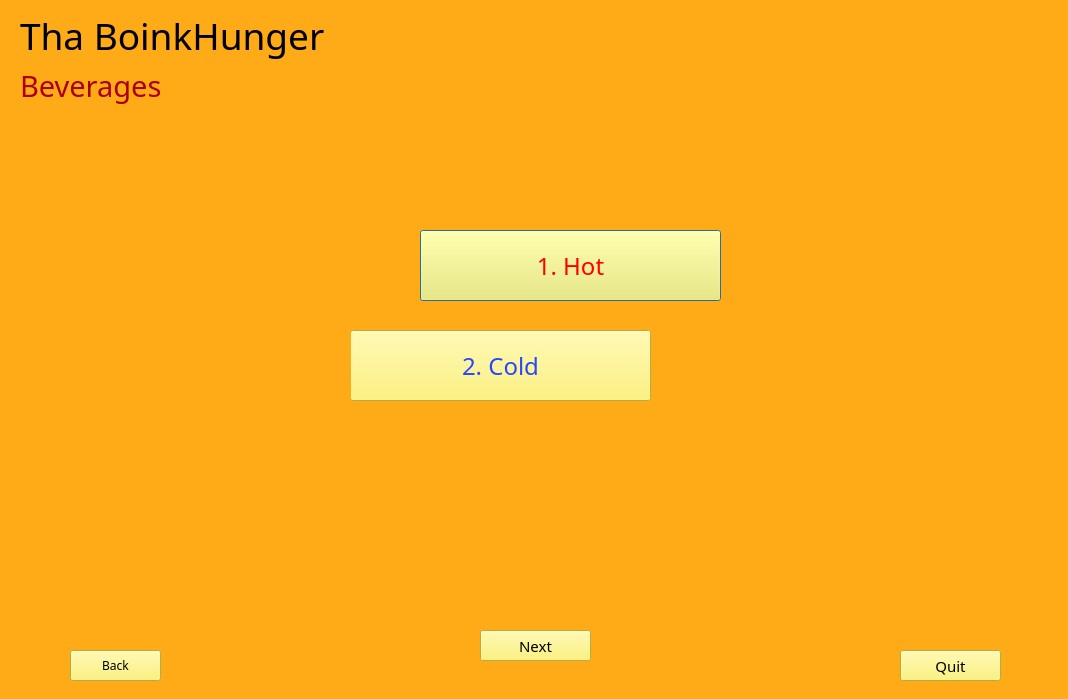
<?xml version="1.0" encoding="UTF-8"?>
<ui version="4.0">
 <class>Oregano</class>
 <widget class="QDialog" name="Oregano">
  <property name="geometry">
   <rect>
    <x>0</x>
    <y>0</y>
    <width>1068</width>
    <height>699</height>
   </rect>
  </property>
  <property name="windowTitle">
   <string>Dialog</string>
  </property>
  <property name="styleSheet">
   <string notr="true">background-color: rgb(255, 170, 23);</string>
  </property>
  <widget class="QLabel" name="label">
   <property name="geometry">
    <rect>
     <x>20</x>
     <y>10</y>
     <width>391</width>
     <height>51</height>
    </rect>
   </property>
   <property name="font">
    <font>
     <family>Bernard MT Condensed</family>
     <pointsize>28</pointsize>
     <weight>50</weight>
     <bold>false</bold>
    </font>
   </property>
   <property name="styleSheet">
    <string notr="true">color: rgb(0, 0, 0);</string>
   </property>
   <property name="text">
    <string>Tha BoinkHunger</string>
   </property>
  </widget>
  <widget class="QLabel" name="label_2">
   <property name="geometry">
    <rect>
     <x>20</x>
     <y>60</y>
     <width>191</width>
     <height>51</height>
    </rect>
   </property>
   <property name="font">
    <font>
     <family>Papyrus</family>
     <pointsize>22</pointsize>
    </font>
   </property>
   <property name="styleSheet">
    <string notr="true">color: rgb(170, 0, 0);</string>
   </property>
   <property name="text">
    <string>Beverages</string>
   </property>
  </widget>
  <widget class="QPushButton" name="pushButton">
   <property name="geometry">
    <rect>
     <x>420</x>
     <y>230</y>
     <width>301</width>
     <height>71</height>
    </rect>
   </property>
   <property name="font">
    <font>
     <family>Papyrus</family>
     <pointsize>18</pointsize>
    </font>
   </property>
   <property name="styleSheet">
    <string notr="true">background-color: rgb(255, 242, 90);
color: rgb(255, 0, 0);</string>
   </property>
   <property name="text">
    <string>1. Hot</string>
   </property>
  </widget>
  <widget class="QPushButton" name="pushButton_2">
   <property name="geometry">
    <rect>
     <x>350</x>
     <y>330</y>
     <width>301</width>
     <height>71</height>
    </rect>
   </property>
   <property name="font">
    <font>
     <family>Papyrus</family>
     <pointsize>18</pointsize>
    </font>
   </property>
   <property name="styleSheet">
    <string notr="true">background-color: rgb(255, 242, 90);
color: rgb(42, 70, 255);</string>
   </property>
   <property name="text">
    <string>2. Cold</string>
   </property>
  </widget>
  <widget class="QPushButton" name="pushButton_3">
   <property name="geometry">
    <rect>
     <x>70</x>
     <y>650</y>
     <width>91</width>
     <height>31</height>
    </rect>
   </property>
   <property name="font">
    <font>
     <family>Papyrus</family>
     <pointsize>9</pointsize>
    </font>
   </property>
   <property name="styleSheet">
    <string notr="true">background-color: rgb(255, 242, 90);
color: rgb(0, 0, 0);</string>
   </property>
   <property name="text">
    <string>Back</string>
   </property>
  </widget>
  <widget class="QPushButton" name="pushButton_4">
   <property name="geometry">
    <rect>
     <x>900</x>
     <y>650</y>
     <width>101</width>
     <height>31</height>
    </rect>
   </property>
   <property name="font">
    <font>
     <family>Papyrus</family>
     <pointsize>11</pointsize>
    </font>
   </property>
   <property name="styleSheet">
    <string notr="true">background-color: rgb(255, 242, 90);
color: rgb(0, 0, 0);</string>
   </property>
   <property name="text">
    <string>Quit</string>
   </property>
  </widget>
  <widget class="QPushButton" name="pushButton_5">
   <property name="geometry">
    <rect>
     <x>480</x>
     <y>630</y>
     <width>111</width>
     <height>31</height>
    </rect>
   </property>
   <property name="font">
    <font>
     <family>Papyrus</family>
     <pointsize>11</pointsize>
    </font>
   </property>
   <property name="styleSheet">
    <string notr="true">background-color: rgb(255, 242, 90);
color: rgb(0, 0, 0);</string>
   </property>
   <property name="text">
    <string>Next</string>
   </property>
  </widget>
  <widget class="QLabel" name="label_3">
   <property name="geometry">
    <rect>
     <x>80</x>
     <y>280</y>
     <width>271</width>
     <height>321</height>
    </rect>
   </property>
   <property name="layoutDirection">
    <enum>Qt::LeftToRight</enum>
   </property>
   <property name="text">
    <string/>
   </property>
   <property name="pixmap">
    <pixmap>C:/Users/ASUS/Pictures/My Photoes/mojito1 (2).png</pixmap>
   </property>
  </widget>
  <widget class="QLabel" name="label_4">
   <property name="geometry">
    <rect>
     <x>740</x>
     <y>50</y>
     <width>341</width>
     <height>281</height>
    </rect>
   </property>
   <property name="text">
    <string/>
   </property>
   <property name="pixmap">
    <pixmap>C:/Users/ASUS/Pictures/My Photoes/coffeeeeee1 (2).png</pixmap>
   </property>
  </widget>
 </widget>
 <resources/>
 <connections>
  <connection>
   <sender>pushButton_4</sender>
   <signal>clicked()</signal>
   <receiver>Oregano</receiver>
   <slot>close()</slot>
   <hints>
    <hint type="sourcelabel">
     <x>933</x>
     <y>594</y>
    </hint>
    <hint type="destinationlabel">
     <x>922</x>
     <y>529</y>
    </hint>
   </hints>
  </connection>
  <connection>
   <sender>pushButton_3</sender>
   <signal>clicked()</signal>
   <receiver>Oregano</receiver>
   <slot>hide()</slot>
   <hints>
    <hint type="sourcelabel">
     <x>159</x>
     <y>584</y>
    </hint>
    <hint type="destinationlabel">
     <x>210</x>
     <y>509</y>
    </hint>
   </hints>
  </connection>
  <connection>
   <sender>pushButton</sender>
   <signal>clicked()</signal>
   <receiver>Oregano</receiver>
   <slot>hide()</slot>
   <hints>
    <hint type="sourcelabel">
     <x>634</x>
     <y>247</y>
    </hint>
    <hint type="destinationlabel">
     <x>788</x>
     <y>192</y>
    </hint>
   </hints>
  </connection>
  <connection>
   <sender>pushButton_2</sender>
   <signal>clicked()</signal>
   <receiver>Oregano</receiver>
   <slot>hide()</slot>
   <hints>
    <hint type="sourcelabel">
     <x>651</x>
     <y>384</y>
    </hint>
    <hint type="destinationlabel">
     <x>795</x>
     <y>366</y>
    </hint>
   </hints>
  </connection>
  <connection>
   <sender>pushButton_5</sender>
   <signal>clicked()</signal>
   <receiver>Oregano</receiver>
   <slot>hide()</slot>
   <hints>
    <hint type="sourcelabel">
     <x>556</x>
     <y>591</y>
    </hint>
    <hint type="destinationlabel">
     <x>581</x>
     <y>536</y>
    </hint>
   </hints>
  </connection>
 </connections>
</ui>
